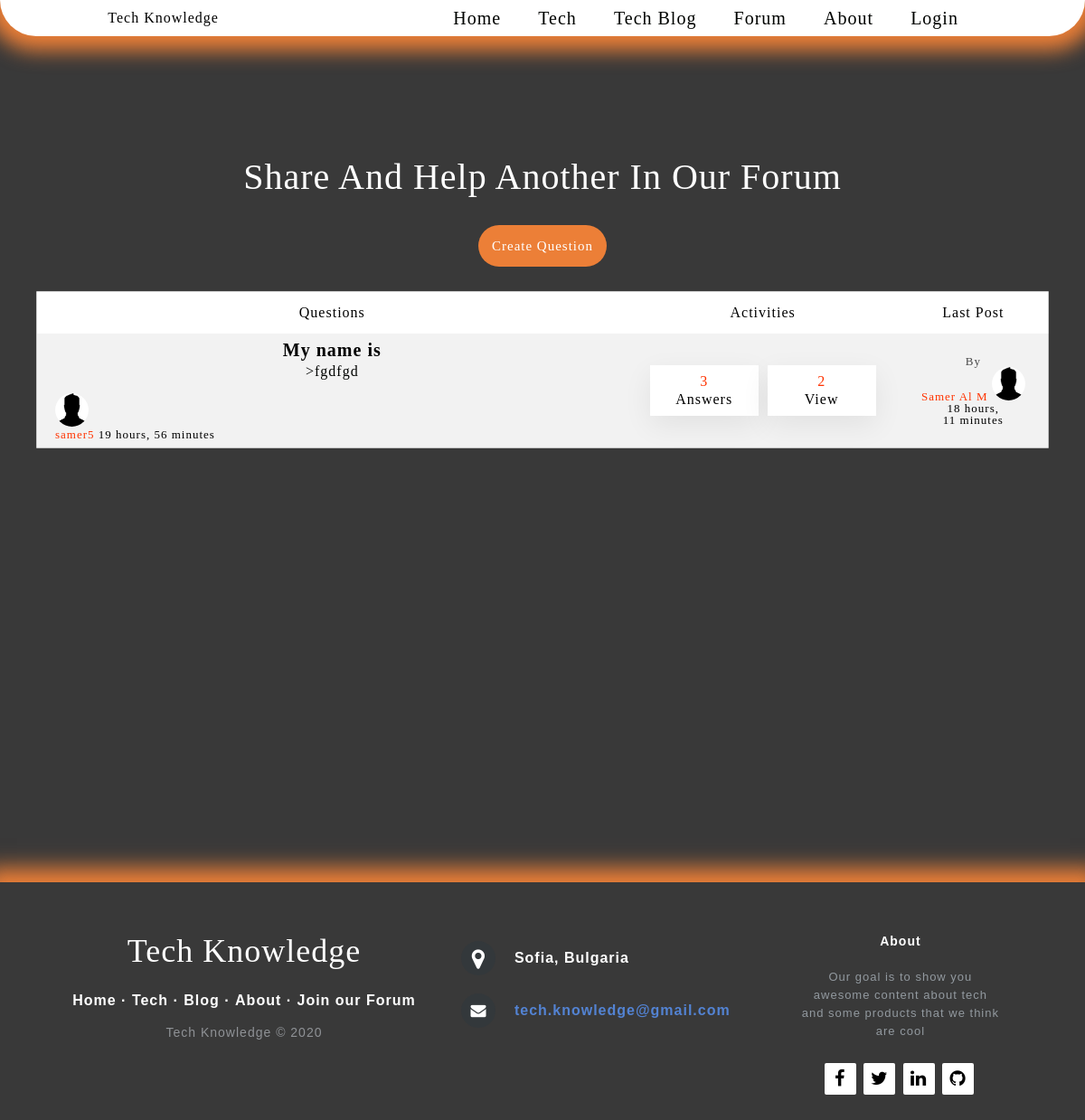
Before: /forum/ with the older database file.
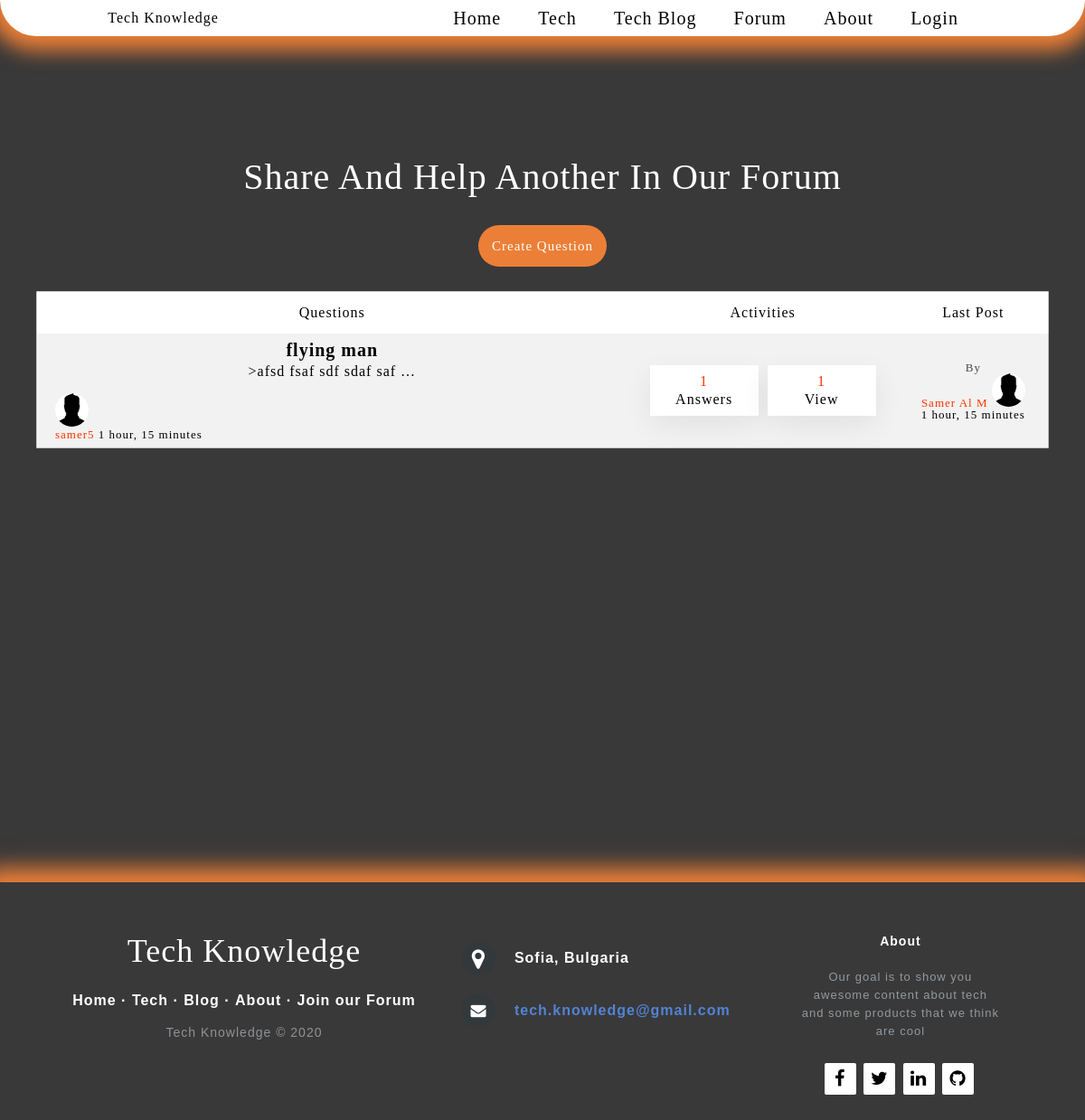
After: the same page with the newer database file.
### forum_app/models.py (models this page shows, shortened)
class Forum(models.Model):
    user = models.ForeignKey(User, on_delete=models.CASCADE)
    title = models.CharField(max_length=100)
    slug = models.SlugField(unique=True)
    desc = models.TextField()
    views_count = models.ManyToManyField(User, related_name='views')
    created_at = models.DateTimeField(auto_now_add=True)

class Comment(models.Model):
    user = models.ForeignKey(User, on_delete=models.CASCADE)
    forum = models.ForeignKey(Forum, on_delete=models.CASCADE)
    desc = models.TextField()
    likes = models.ManyToManyField(User, related_name='like')
    dislikes = models.ManyToManyField(User, related_name='dislike')
    created_at = models.DateTimeField(auto_now_add=True)

### users/models.py (models this page shows)
class ProfileUser(models.Model):
    email = models.EmailField(blank=False, unique=True)
    name = models.CharField(max_length=10, blank=True)
    profile_pic = models.ImageField(upload_to='profile_img', default='default.png', blank=True)
    bio = models.TextField(blank=True, )
    user = models.OneToOneField(User, on_delete=models.CASCADE, related_name='profile')

### forum_app/views.py (the view)
# urls.py: path('', ForumListView.as_view(), name='forum'),
class ForumListView(ListView):
    model = Forum
    queryset = Forum.objects.order_by('-created_at')
    paginate_by = 4
    template_name = 'forums/forum.html'
    context_object_name = 'forum'

### templates/forums/forum.html (shortened to what this page needs)
{% extends 'common/site.html' %}
{% load static %}
{% block style %}
    <link rel="stylesheet" type="text/css" href="{% static 'css/forum/forum.css' %}">
{% endblock %}
{% block site_content %}
    <div class="content">
        <h1 style="font-size: 5vh">Share And Help Another In Our Forum</h1>
        <br>
        <br>
        <br>
        <div style="text-align-last: center;">
            <a class="button" href="{% url 'forum-add' %}">Create Question</a>
        </div>
        <br>
        <br>
        <table class="table table-striped table-bordered table-hover table-condensed cols-3 custom_table">
            <thead>
            <tr>
                <th scope="col">Questions</th>
                <th scope="col">Activities</th>
                <th scope="col">Last Post</th>
            </tr>
            </thead>
            <tbody>
            {% for forums in forum %}
                <tr>
                    <td>
                        <a href="{% url 'forum-detail' forums.slug %}">{{ forums.title }}</a>
                        <p class="desc">>{{ forums.desc|safe|truncatewords:5 }}</p>
                        <br>
                        <small style="text-align: left;">
                            <a href="{% url 'profile' forums.user.profile.id %}"><img
                                    class="profile-min-pic" src="{{ forums.user.profile.profile_pic.url }}" alt="">
                            </a>
                            <br>
                            <a href="{% url 'profile' forums.user.profile.id %}">{{ forums.user }}</a>
                            <span class="time_ago">{{ forums.created_at|timesince }}</span></small>
                    </td>
                    <td>
                        <ul class="activity_outer">
                            <li><strong>{{ forums.comment_set.count }}</strong><span>Answers</span></li>
                            <li><strong>{{ forums.views_count.count }}</strong><span>View</span></li>
                        </ul>
                    </td>
                    <td>
                        {% if forums.comment_set.all %}
                            <div class="last_activity">By <span
                                    class="user_name">{{ forums.comment_set.last.user.profile.name }}
                                <img class="profile-min-pic" src="{{ forums.user.profile.profile_pic.url }}"
                                     alt=""></span>
                                <br>
                                <span class="time_ago">{{ forums.comment_set.last.created_at|timesince }}</span>
                            </div>
                        {% endif %}
                    </td>
                </tr>
            {% endfor %}
            </tbody>
        </table>
    </div>
{% endblock %}

### templates/common/site.html (shortened to what this page needs)
{% load static %}
<!DOCTYPE html>
<html lang="en">
<head>
    {% block style %} {% endblock %}
    <link rel="stylesheet" href="https://cdnjs.cloudflare.com/ajax/libs/font-awesome/4.7.0/css/font-awesome.min.css">
    <link rel="stylesheet" type="text/css" href="{% static 'css/common/clear.css' %}">
    <link rel="stylesheet" type="text/css" href="{% static 'css/common/main.css' %}">
    <link rel="stylesheet" type="text/css" href="{% static 'css/common/nav-bar.css' %}">
    <link rel="stylesheet" type="text/css" href="{% static 'css/common/footer.css' %}">
</head>
<body>
{% include 'common/nav-bar.html' %}
{% block site_content %} {% endblock %}
<br>
<br>
<br>
<br>
<br>
<br>
<br>
<br>
<br>
<br>
{% include 'common/footer.html' %}
</body>
</html>

### templates/common/nav-bar.html (shortened to what this page needs)
<div class="fixed-navbar">
    <nav class="nav-nav-bar">
        <div class="logo">
            <a href="{% url 'index' %}"><img style="display: none" class="logo-img" src="" alt="logo">Tech Knowledge</a>
        </div>
        <ul class="nav-links">
            <li>
                <a title="Home" href="{% url 'index' %}">Home</a>
            </li>
            <li>
                <a title="Products" href="{% url 'products' %}">Tech</a>
            </li>
            <li>
                <a title="News Tech" href="{% url 'blog' %}">Tech Blog</a>
            </li>
                <li>
                    <a title="Forum" href="{% url 'forum' %}">Forum</a>
                </li>
            <li>
                <a title="About" href="{% url 'about' %}">About</a>
            </li>
            {% if user.is_authenticated %}
                <li>
                    <a title="Log out" href="{% url 'logout user' %}">Logout</a>
                </li>
            {% else %}
                <li>
                    <a title="Log in" href="{% url 'login user' %}">Login</a>
                </li>
            {% endif %}
        </ul>
    </nav>
</div>
<br>

### templates/common/footer.html
<footer class="footer-distributed">
    <div class="footer-left">
        <h3>Tech Knowledge</h3>
        <p class="footer-links">
            <a href="{% url 'index' %}">Home</a>
            ·
            <a href="{% url 'products' %}">Tech</a>
            ·
            <a href="{% url 'blog' %}">Blog</a>
            ·
            <a href="{% url 'about' %}">About</a>
            ·
            <a href="{% url 'user register' %}">Join our Forum</a>
        </p>
        <p class="footer-company-name">Tech Knowledge &copy; 2020</p>
    </div>
    <div class="footer-center">
        <div>
            <i class="fa fa-map-marker"></i>
            <p>Sofia, Bulgaria</p>
        </div>
        <div>
            <i class="fa fa-envelope"></i>
            <p><a href="mailto:support@company.com">tech.knowledge@gmail.com</a></p>
        </div>
    </div>
    <div class="footer-right">
        <p class="footer-company-about">
            <span>About</span>
            Our goal is to show you awesome content about tech and some products that we think are cool
        </p>
        <div style="text-align: center;" class="footer-icons">
            <a  href="#"><i class="fa fa-facebook"></i></a>
            <a href="#"><i class="fa fa-twitter"></i></a>
            <a href="#"><i class="fa fa-linkedin"></i></a>
            <a href="#"><i class="fa fa-github"></i></a>
        </div>
    </div>
</footer>

### static/css/forum/forum.css (style rules this page uses)
.custom_table { padding: 0; max-width: 140vh; margin: 10px auto; border: 1px solid rgba(0, 0, 0, .2); border-collapse: collapse; background-color: white; }
.custom_table thead { color: #fff; background-color: white; }
.custom_table thead th { padding: 15px 20px; }
.custom_table tbody tr { transition: all .5s; }
.custom_table tbody tr:nth-child(odd) { background: rgba(0, 0, 0, .05) }
.custom_table tbody td { padding: 8px 20px; text-align: left; vertical-align: middle; }
.custom_table tbody td:first-child { width: 60% }
.custom_table tbody td:nth-child(2) { width: 25% }
.custom_table tbody td:nth-child(3) { width: 15%; text-align: center; }
.custom_table tbody td a { color: #000; font-size: 20px; font-weight: bold; margin-bottom: 6px; display: block; text-decoration: none; text-align: -webkit-center; }
.custom_table tbody td small, .last_activity { color: rgba(0, 0, 0, .7); font-size: 13px; display: block; text-align: center; }
.custom_table tbody td small a, .user_name { color: #ff3300; font-size: 13px; font-weight: normal; display: inline-block; margin-bottom: 0 }
.activity_outer { display: flex; margin: 0; padding: 0; justify-content: center; }
.activity_outer li { list-style: none; display: flex; flex-direction: column; align-items: center; padding: 10px 20px; background: #fff; margin: 5px; width: 50%; color: rgba(0, 0, 0, .5); min-width: 80px; -webkit-box-shadow: 0px 10px 32px 0px rgba(0, 0, 0, 0.07); -moz-box-shadow: 0px 10px 32px 0px rgba(0, 0, 0, 0.07); box-shadow: 0px 10px 32px 0px rgba(0, 0, 0, 0.07); }
.activity_outer li strong { margin-bottom: 4px; color: #ff3300 }
.button { margin-top: 35px; }
.button { width: 10vh; }
h1 { text-align: center; }
.forms h2, h3 { color: white !important; }
.profile-min-pic { border-radius: 50%; width: 37px; }
.desc { color: #000300; word-break: break-word !important; text-align: center; letter-spacing: 1px; }

### static/css/common/clear.css (style rules this page uses)
html, body, div, span, applet, object, iframe, h1, h2, h3, h4, h5, h6, p, blockquote, pre, a, abbr, acronym, address, big, cite, code, del, dfn, em, img, ins, kbd, q, s, samp, small, strike, strong, sub, sup, tt, var, b, u, i, center, dl, dt, dd, ol, ul, li, fieldset, form, label, legend, table, caption, tbody, tfoot, thead, tr, th, td, article, aside, canvas, details, embed, figure, figcaption, footer, header, hgroup, menu, nav, output, ruby, section, summary, time, mark, audio, video { margin: 0; padding: 0; border: 0; color: black; font-size: 100%; font: inherit; text-decoration: none; vertical-align: baseline; }
article, aside, details, figcaption, figure, footer, header, hgroup, menu, nav, section { display: block; }
body { line-height: 1; }
ol, ul { list-style: none; }
table { border-collapse: collapse; border-spacing: 0; }

### static/css/common/main.css (style rules this page uses)
html { scroll-behavior: smooth; }
body { background-color: #393939; letter-spacing: 1px !important; }
.content { width: fit-content; margin: 20vh auto; }
.content h1, p { color: white; text-align: center; }
.content h1 { font-size: 8vh; text-align: center; }
.button { padding: 15px; text-align: center; width: fit-content; width: -moz-fit-content; margin: 24px auto; font-size: 15px; background-color: #ec7f37; border-radius: 50px; color: white; border: none; }

### static/css/common/nav-bar.css (style rules this page uses)
.fixed-navbar { position: fixed; width: 100%; left: 0%; }
.nav-nav-bar { display: flex; justify-content: space-around; align-items: center; background-color: #ffffff; min-height: 5vh; border-radius: 0 0 40px 40px; box-shadow: 0 0 22px 16px #ec7f37; }
.nav-links { display: flex; justify-content: space-around; width: 50%; }
.nav-links li { list-style: none; cursor: pointer; margin: auto; }
.nav-links a { color: #000300; font-size: 20px; }

Changed rows visible on the page:
removed Forum: title "My name is", desc "fgdfgd", user.profile.profile_pic (placeholder picture), user "samer5", created_at "19 hours, 56 minutes", comment_set.count "3", views_count.count "2", comment_set.last.user.profile.name "Samer Al M", comment_set.last.created_at "18 hours, 11 minutes"
added Forum: title "flying man", desc "afsd fsaf sdf sdaf saf …", user.profile.profile_pic (placeholder picture), user "samer5", created_at "1 hour, 15 minutes", comment_set.count "1", views_count.count "1", comment_set.last.user.profile.name "Samer Al M", comment_set.last.created_at "1 hour, 15 minutes"
